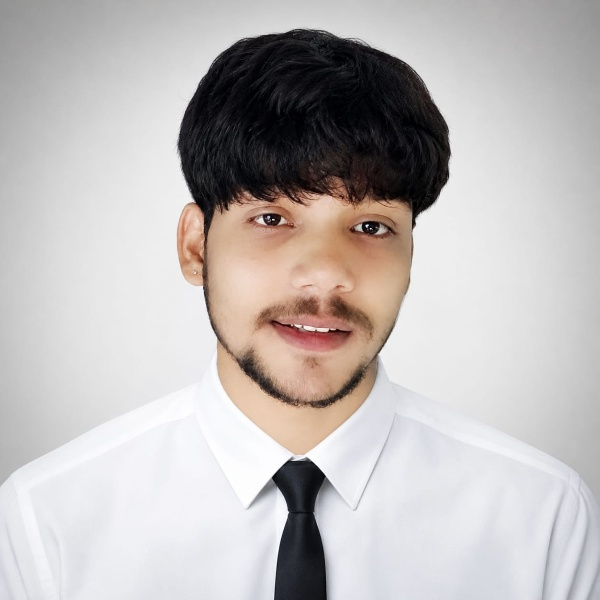
#> input picture CV_Unit2_Assignment/04_Histogram/input.jpg, 600 x 600 px
$ python program.py
#> lines starting #> are read from the running program, lines starting #| are printed output that depends on the picture
import cv2
import numpy as np
import matplotlib.pyplot as plt

img = cv2.imread("input.jpg", cv2.IMREAD_GRAYSCALE)
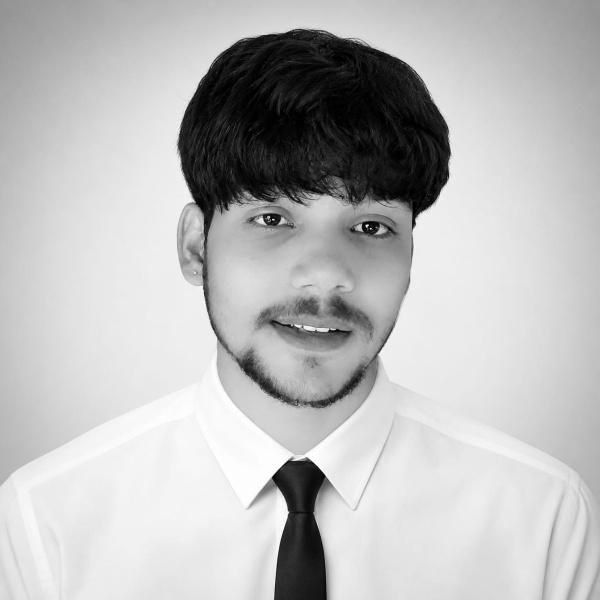
#> img: shape (600, 600); min 0, max 255, mean 187

hist = cv2.calcHist([img], [0], None, [256], [0, 256])
#> hist = 256 values, max 12170 at index 235, min 73 at index 64, mean 1406.2

peak_intensity = int(np.argmax(hist))
#> peak_intensity = 235
print("Intensity value with highest frequency:", peak_intensity)
#| Intensity value with highest frequency: 235

plt.figure()
plt.title("Grayscale Intensity Histogram")
plt.xlabel("Intensity Value")
plt.ylabel("Frequency")
plt.plot(hist)
plt.xlim([0, 256])
plt.savefig("output.png", bbox_inches="tight")
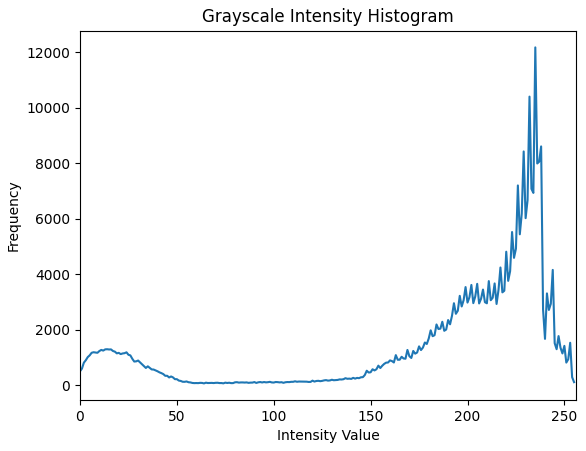
#> figure drawn by matplotlib, 1 panel; curve peaks at x = 235, y = 12170
plt.close()
